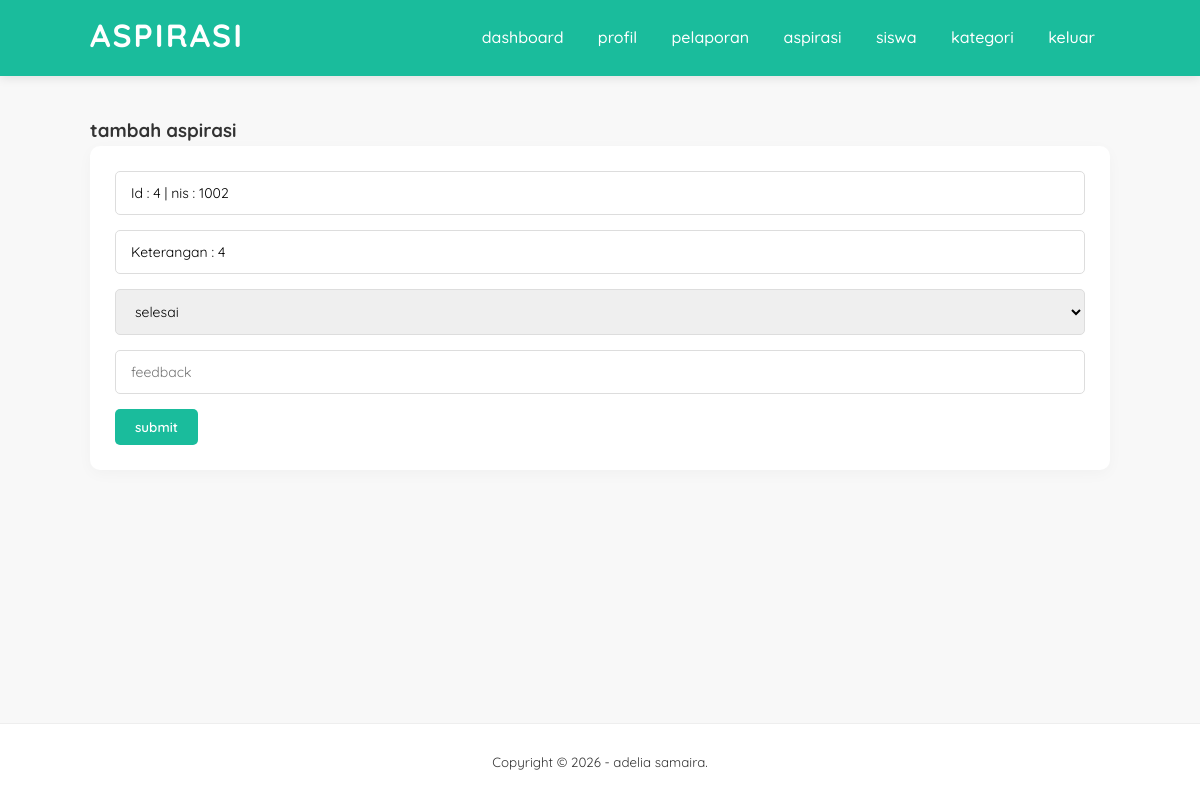
Page /websiswa/tambah-aspirasi-kelola.php?id=4 (signed in) on the committed database.
### tables this page shows
CREATE TABLE `input_aspirasi` (
  `id_pelaporan` int(5) NOT NULL,
  `nis` int(10) NOT NULL,
  `id_kategori` int(5) NOT NULL,
  `lokasi` varchar(50) NOT NULL,
  `ket` varchar(50) NOT NULL,
  `tanggal_input` date NOT NULL DEFAULT current_timestamp()
);

CREATE TABLE `aspirasi` (
  `id_aspirasi` int(5) NOT NULL,
  `status` enum('menunggu','proses','selesai') NOT NULL DEFAULT 'menunggu',
  `id_pelaporan` int(5) NOT NULL,
  `feedback` varchar(100) NOT NULL,
  `tanggal_input` date NOT NULL DEFAULT current_timestamp()
);

### websiswa/tambah-aspirasi-kelola.php (the view, shortened to what this page needs)
<?php
    include 'db.php';
    $aspirasi = mysqli_query($conn, "SELECT * FROM aspirasi WHERE id_aspirasi = '".$_SESSION['id']."' ");
    $a = mysqli_fetch_object($aspirasi);
    $pelaporan = mysqli_query($conn, "SELECT * FROM input_aspirasi WHERE id_pelaporan = '".$_GET['id']."' ");
    $p = mysqli_fetch_object($pelaporan);
    $status = $a->status ?? '';
?>
<!DOCTYPE html>
<html>
<head>
    <link rel="stylesheet" type="text/css" href="css/style.css">
</head>
<body>
    <header>
        <div class="container">
            <h1><a href="dashboard.php">aspirasi</a></h1>
            <ul>
                <li><a href="dashboard.php">dashboard</a></li>
                <li><a href="profil.php">profil</a></li>
                <li><a href="pelaporan.php">pelaporan</a></li>
                <li><a href="aspirasi.php">aspirasi</a></li>
                <li><a href="siswa.php">siswa</a></li>
                <li><a href="kategori.php">kategori</a></li>
                <li><a href="keluar.php">keluar</a></li>
            </ul>
        </div>
    </header>
    <div class="section">
        <div class="container">
            <h3>tambah aspirasi</h3>
            <div class="box">
            <form action="" method="POST" enctype="multipart/form-data">
                <input type="text" class="input-control" value="Id : <?php echo $p->id_pelaporan ?> | nis : <?php echo $p->nis ?>" readonly>
                <input type="text" class="input-control" value="Keterangan : <?php echo $p->id_pelaporan ?>" readonly>
                <select class="input-control" name="status" required>
                    <option value="selesai"  <?= $status == 'selesai'  ? 'selected' : '' ?>>selesai</option>
                </select>
                <input type="text" name="feedback" class="input-control" placeholder="feedback" required>
                <input type="submit" name="submit" value="submit" class="btn">
            </form>
            </div>
        </div>
    </div>
    <footer>
        <div class="container">
            <small>Copyright &copy; 2026 - adelia samaira.</small>
        </div>
    </footer>
</body>
</html>

### websiswa/css/style.css (style rules this page uses)
:root { --primary-color: #1ABC9C; --secondary-color: #16a085; --bg-light: #f8f8f8; --text-dark: #333; --radius: 10px; --danger: #e74c3c; --warning: #f1c40f; }
* { padding: 0; margin: 0; font-family: 'Quicksand', sans-serif; box-sizing: border-box; }
body { background-color: var(--bg-light); color: var(--text-dark); line-height: 1.6; min-height: 100vh; display: flex; flex-direction: column; }
a { color: inherit; text-decoration: none; transition: 0.3s; }
.container { width: 85%; margin: 0 auto; }
.container:after { content: ''; display: block; clear: both; }
.section { padding: 40px 0; flex: 1; }
header { background-color: var(--primary-color); color: #fff; padding: 10px 0; box-shadow: 0 2px 10px rgba(0,0,0,0.1); }
header h1 { float: left; text-transform: uppercase; letter-spacing: 2px; }
header ul { float: right; list-style: none; }
header ul li { display: inline-block; }
header ul li a { padding: 15px; display: inline-block; font-weight: 500; }
.input-control { width: 100%; padding: 12px 15px; margin-bottom: 15px; border: 1px solid #ddd; border-radius: 5px; outline: none; font-size: 14px; transition: border-color 0.3s; resize: vertical; }
.btn { padding: 10px 20px; background-color: var(--primary-color); color: #fff !important; border: none; border-radius: 5px; cursor: pointer; font-weight: 600; display: inline-block; text-align: center; }
.box { background-color: #fff; border-radius: var(--radius); padding: 25px; margin-bottom: 30px; box-shadow: 0 4px 15px rgba(0,0,0,0.03); }
footer { padding: 25px 0; text-align: center; background-color: #fff; border-top: 1px solid #eee; }

### rows in the picture
input_aspirasi: id_pelaporan+nis "Id : 4 | nis : 1002", id_pelaporan "Keterangan : 4"
aspirasi: status "selesai"
